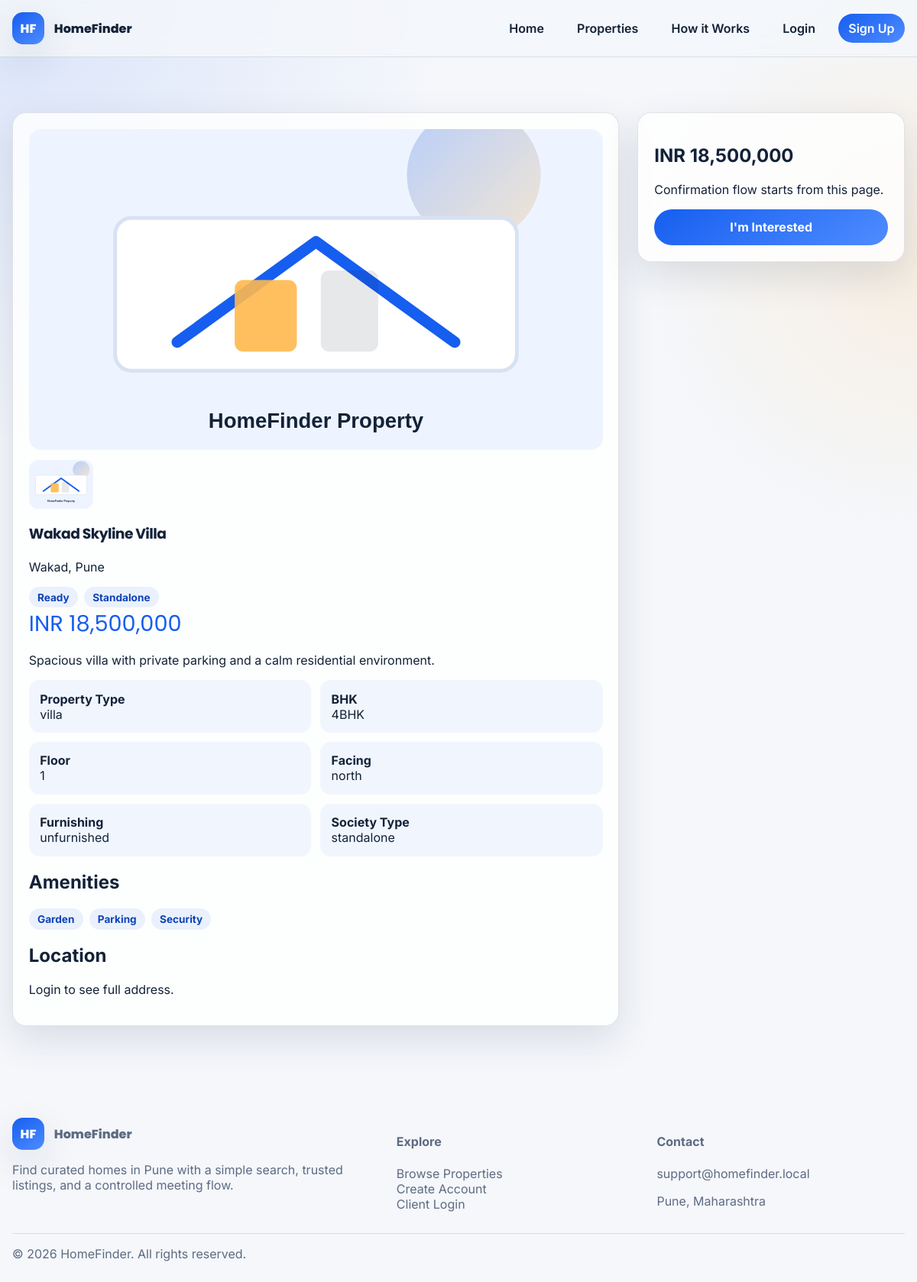
The page /property-detail.php?id=3 on the database its author committed.
### tables this page shows
CREATE TABLE IF NOT EXISTS properties (
    property_id INT AUTO_INCREMENT PRIMARY KEY,
    title VARCHAR(120) NOT NULL,
    description TEXT NOT NULL,
    property_type ENUM('apartment','villa','independent_house','studio') NOT NULL,
    transaction_type ENUM('rent','buy') NOT NULL,
    bhk_type VARCHAR(20) NOT NULL,
    price DECIMAL(12,2) NOT NULL,
    area_locality VARCHAR(100) NOT NULL,
    full_address TEXT NOT NULL,
    city VARCHAR(60) NOT NULL DEFAULT 'Pune',
    floor_number TINYINT,
    total_floors TINYINT,
    carpet_area_sqft SMALLINT,
    facing_direction ENUM('east','west','north','south','any') DEFAULT 'any',
    furnishing_status ENUM('furnished','semi_furnished','unfurnished') NOT NULL,
    possession_type ENUM('ready','under_construction') NOT NULL DEFAULT 'ready',
    society_type ENUM('society','standalone') NOT NULL DEFAULT 'society',
    amenities TEXT,
    primary_image VARCHAR(255) DEFAULT 'assets/images/default-property.svg',
    is_featured TINYINT(1) DEFAULT 0,
    status ENUM('active','inactive') DEFAULT 'active',
    created_by_admin INT,
    created_at TIMESTAMP DEFAULT CURRENT_TIMESTAMP,
    updated_at TIMESTAMP DEFAULT CURRENT_TIMESTAMP ON UPDATE CURRENT_TIMESTAMP,
    FOREIGN KEY (created_by_admin) REFERENCES admins(admin_id) ON DELETE SET NULL
);

### helpers.php (called while the page is built, shortened)
<?php
function safeInternalPath(string $path, string $fallback = '/index.php'): string
{
    $path = trim($path);
    $path = str_replace(["\r", "\n", "\\"], ['', '', '/'], $path);
    return $path;
}
function url(string $path = ''): string
{
    $path = safeInternalPath($path, '/');
    return rtrim(APP_BASE_PATH, '/') . $path;
}
function moneyFormat(float $amount): string
{
    return 'INR ' . number_format($amount, 0, '.', ',');
}
function propertyImageGallery(PDO $pdo, int $propertyId): array
{
    $stmt = $pdo->prepare('SELECT image_path FROM property_images WHERE property_id = ? ORDER BY sort_order ASC, image_id ASC');
    $stmt->execute([$propertyId]);
    $images = $stmt->fetchAll(PDO::FETCH_COLUMN);
    return array_values(array_filter(array_map(static fn($image) => is_string($image) ? url('/' . ltrim($image, '/')) : '', $images)));
}

### property-detail.php (the view, shortened to what this page needs)
<?php
require_once __DIR__ . '/includes/header.php';
$pdo = getDBConnection();
$propertyId = (int) ($_GET['id'] ?? 0);
$stmt = $pdo->prepare('SELECT * FROM properties WHERE property_id = ? AND status = "active"');
$stmt->execute([$propertyId]);
$property = $stmt->fetch();
$images = propertyImageGallery($pdo, $propertyId);
$amenities = json_decode((string) ($property['amenities'] ?? '[]'), true);
$amenities = is_array($amenities) ? $amenities : [];
?>
<section class="section">
    <div class="container detail-layout">
        <article class="panel detail-main">
            <div class="gallery">
                <img class="gallery-main" id="main-image" src="<?= htmlspecialchars($images[0]) ?>" alt="<?= htmlspecialchars($property['title']) ?>">
                <div class="gallery-thumbs">
                    <?php foreach (array_slice($images, 0, 5) as $image) : ?><button type="button" class="thumb-btn" data-image="<?= htmlspecialchars($image) ?>"><img src="<?= htmlspecialchars($image) ?>" alt="thumb"></button><?php endforeach; ?>
                </div>
            </div>
            <div class="detail-header"><div><h1><?= htmlspecialchars($property['title']) ?></h1><p><?= htmlspecialchars($property['area_locality']) ?>, <?= htmlspecialchars($property['city']) ?></p><div class="chip-row"><span class="chip"><?= htmlspecialchars(ucwords(str_replace('_', ' ', (string) $property['possession_type']))) ?></span><span class="chip"><?= htmlspecialchars(ucwords(str_replace('_', ' ', (string) $property['society_type']))) ?></span></div></div><div class="price-tag"><?= moneyFormat((float) $property['price']) ?></div></div>
            <p><?= nl2br(htmlspecialchars($property['description'])) ?></p>
            <div class="detail-grid">
                <div><strong>Property Type</strong><span><?= htmlspecialchars($property['property_type']) ?></span></div>
                <div><strong>BHK</strong><span><?= htmlspecialchars($property['bhk_type']) ?></span></div>
                <div><strong>Floor</strong><span><?= htmlspecialchars((string) ($property['floor_number'] ?? 'Any')) ?></span></div>
                <div><strong>Facing</strong><span><?= htmlspecialchars($property['facing_direction']) ?></span></div>
                <div><strong>Furnishing</strong><span><?= htmlspecialchars($property['furnishing_status']) ?></span></div>
                <div><strong>Society Type</strong><span><?= htmlspecialchars($property['society_type']) ?></span></div>
            </div>
            <h2>Amenities</h2>
            <div class="chip-row wrap-row"><?php foreach ($amenities as $item) : ?><span class="chip"><?= htmlspecialchars(ucwords(str_replace('_', ' ', (string) $item))) ?></span><?php endforeach; ?></div>
            <h2>Location</h2>
            <p><?= !empty($_SESSION['user_id']) ? htmlspecialchars($property['full_address']) : 'Login to see full address.' ?></p>
        </article>
        <aside class="panel sticky-card">
            <h2><?= moneyFormat((float) $property['price']) ?></h2>
            <p>Confirmation flow starts from this page.</p>
            <a class="btn btn-primary btn-full" href="<?= !empty($_SESSION['user_id']) ? url('/payment.php?property_id=' . $propertyId) : url('/login.php?redirect=' . urlencode('/property-detail.php?id=' . $propertyId)) ?>">I'm Interested</a>
        </aside>
    </div>
</section>
<?php require_once __DIR__ . '/includes/footer.php'; ?>

### style.css (style rules this page uses)
* { box-sizing: border-box; }
html { scroll-behavior: smooth; }
body { margin: 0; font-family: 'Inter', sans-serif; color: var(--text); background: radial-gradient(circle at top left, rgba(21, 94, 239, 0.12), transparent 28%), radial-gradient(circle at right 20%, rgba(255, 184, 77, 0.15), transparent 20%), var(--bg); }
a { color: inherit; text-decoration: none; }
img { max-width: 100%; display: block; }
.container { width: min(var(--container), calc(100% - 2rem)); margin: 0 auto; }
.nav-cta, .btn-primary { background: linear-gradient(145deg, var(--primary), #4f8cff); color: #fff; }
.section { padding: 4.5rem 0; }
.hero-grid, .split-layout, .payment-layout, .detail-layout, .listing-shell, .dashboard-grid, .admin-grid { display: grid; gap: 1.5rem; }
.hero h1, .section-heading h2, .auth-card h1, .detail-header h1, .success-card h1, .admin-sidebar h1 { font-family: 'Poppins', sans-serif; letter-spacing: -0.03em; }
.hero-card, .panel, .auth-card, .feature-card, .quote-card, .stat-card { background: rgba(255,255,255,0.8); border: 1px solid var(--border); border-radius: var(--radius); box-shadow: var(--shadow); }
.btn { display: inline-flex; align-items: center; justify-content: center; gap: 0.45rem; border: 0; border-radius: 999px; padding: 0.85rem 1.25rem; font-weight: 700; cursor: pointer; transition: transform 0.2s ease, box-shadow 0.2s ease, background 0.2s ease; }
.btn-full { width: 100%; }
.panel { padding: 1.3rem; }
.chip-row { display: flex; gap: 0.5rem; flex-wrap: wrap; }
.chip { display: inline-flex; align-items: center; border-radius: 999px; background: rgba(21, 94, 239, 0.08); color: var(--primary-dark); padding: 0.35rem 0.7rem; font-size: 0.85rem; font-weight: 700; }
.wrap-row { margin-top: 0.5rem; }
.detail-layout { grid-template-columns: 1.25fr 0.55fr; align-items: start; }
.gallery-main { width: 100%; height: 420px; object-fit: cover; border-radius: 16px; }
.gallery-thumbs { display: flex; gap: 0.6rem; margin-top: 0.8rem; flex-wrap: wrap; }
.thumb-btn { border: 0; padding: 0; background: none; cursor: pointer; }
.thumb-btn img { width: 84px; height: 64px; object-fit: cover; border-radius: 12px; }
.detail-grid, .progress-labels { display: grid; gap: 0.75rem; grid-template-columns: repeat(2, minmax(0, 1fr)); }
.detail-grid div { padding: 0.9rem; background: rgba(21, 94, 239, 0.05); border-radius: 14px; }
.detail-grid strong, .metric-card strong { display: block; }
.price-tag { font-family: 'Poppins', sans-serif; font-size: 1.8rem; color: var(--primary); }
.sticky-card { position: sticky; top: 96px; }

### rows shown on the page
properties: title "Wakad Skyline Villa", area_locality "Wakad", city "Pune", possession_type "Ready", society_type "Standalone", price "INR 18,500,000", description "Spacious villa with private parking and a calm residential environment.", property_type "villa", bhk_type "4BHK", floor_number "1", facing_direction "north", furnishing_status "unfurnished", society_type "standalone", amenities "Garden", amenities "Parking", amenities "Security"
